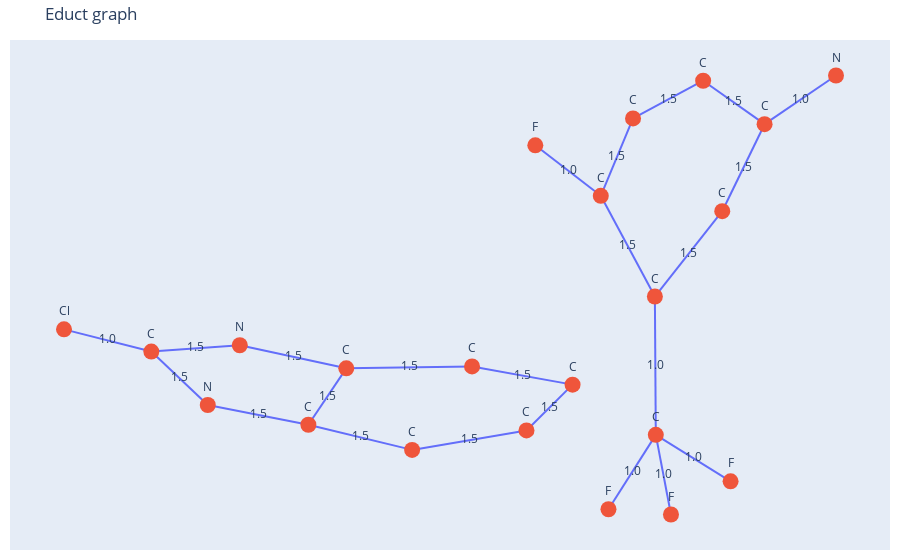
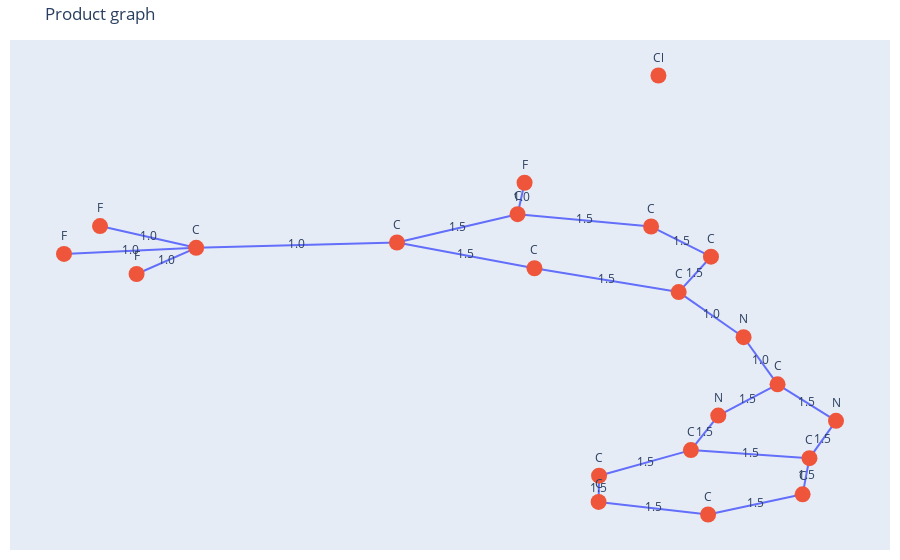

Notebook source saved alongside these figures, in order:
### Markdown cell above
## WP1 – Manual Inspection of Reaction Graphs
As part of WP1, this cell visualizes reactants, products, and the ITS graph of selected reactions to manually verify correct graph construction.

Educts show the molecules before the reaction.  
Products show the molecules after the reaction.  
The ITS graph combines both and highlights what changes during the reaction.

### Code cell
from vis_utils import visualize_reaction

rmsi = data["clean_rxn"].iloc[9]

visualize_reaction(rmsi)                 # ITS (default)
visualize_reaction(rmsi, which="educt")   # Edukte
visualize_reaction(rmsi, which="product") # Produkte

### Figure 1 — Plotly figure (JSON) as saved in the notebook; plotly's stock layout.template omitted (floating-point values rounded to 4 significant figures)
{"data": [{"hoverinfo": "none", "mode": "lines", "type": "scatter", "x": [0.6969, 0.54, null, 0.54, 0.4049, null, 0.54, 0.4469, null, 0.4049, 0.2508, null, 0.2508, 0.1799, null, 0.1799, 0.036, null, 0.1799, 0.2988, null, 0.2988, 0.3009, null, 0.2988, 0.4469, null, 0.3009, 0.1968, null, 0.3009, 0.3342, null, 0.3009, 0.4652, null, -1, -0.808, null, -0.808, -0.6136, null, -0.808, -0.684, null, -0.6136, -0.3795, null, -0.3795, -0.1031, null, -0.3795, -0.4629, null, -0.1031, 0.1179, null, 0.1179, 0.01659, null, 0.01659, -0.2348, null, -0.2348, -0.4629, null, -0.4629, -0.684, null], "y": [0.7288, 0.5838, null, 0.5838, 0.7133, null, 0.5838, 0.3246, null, 0.7133, 0.6008, null, 0.6008, 0.3704, null, 0.3704, 0.5208, null, 0.3704, 0.07039, null, 0.07039, -0.3417, null, 0.07039, 0.3246, null, -0.3417, -0.5633, null, -0.3417, -0.5789, null, -0.3417, -0.4803, null, -0.02743, -0.09362, null, -0.09362, -0.07482, null, -0.09362, -0.2528, null, -0.07482, -0.1436, null, -0.1436, -0.1379, null, -0.1436, -0.3115, null, -0.1379, -0.1921, null, -0.1921, -0.3285, null, -0.3285, -0.3865, null, -0.3865, -0.3115, null, -0.3115, -0.2528, null]}, {"hoverinfo": "text", "hovertext": ["N", "C", "C", "C", "C", "F", "C", "C", "F", "F", "F", "C", "Cl", "C", "N", "C", "C", "C", "C", "C", "C", "N"], "marker": {"size": 16}, "mode": "markers+text", "text": ["N", "C", "C", "C", "C", "F", "C", "C", "F", "F", "F", "C", "Cl", "C", "N", "C", "C", "C", "C", "C", "C", "N"], "textposition": "top center", "type": "scatter", "x": [0.6969, 0.54, 0.4049, 0.2508, 0.1799, 0.036, 0.2988, 0.3009, 0.1968, 0.3342, 0.4652, 0.4469, -1, -0.808, -0.6136, -0.3795, -0.1031, 0.1179, 0.01659, -0.2348, -0.4629, -0.684], "y": [0.7288, 0.5838, 0.7133, 0.6008, 0.3704, 0.5208, 0.07039, -0.3417, -0.5633, -0.5789, -0.4803, 0.3246, -0.02743, -0.09362, -0.07482, -0.1436, -0.1379, -0.1921, -0.3285, -0.3865, -0.3115, -0.2528]}, {"hoverinfo": "none", "mode": "text", "text": ["1.0", "1.5", "1.5", "1.5", "1.5", "1.0", "1.5", "1.0", "1.5", "1.0", "1.0", "1.0", "1.0", "1.5", "1.5", "1.5", "1.5", "1.5", "1.5", "1.5", "1.5", "1.5", "1.5"], "type": "scatter", "x": [0.6185, 0.4724, 0.4934, 0.3279, 0.2154, 0.108, 0.2394, 0.2998, 0.3729, 0.2488, 0.3175, 0.383, -0.904, -0.7108, -0.746, -0.4965, -0.2413, -0.4212, 0.007414, 0.06724, -0.1091, -0.3488, -0.5734], "y": [0.6563, 0.6485, 0.4542, 0.6571, 0.4856, 0.4456, 0.2204, -0.1357, 0.1975, -0.4525, -0.4603, -0.411, -0.06052, -0.08422, -0.1732, -0.1092, -0.1407, -0.2275, -0.165, -0.2603, -0.3575, -0.349, -0.2822]}], "layout": {"margin": {"b": 10, "l": 10, "r": 10, "t": 40}, "showlegend": false, "title": {"text": "Educt graph"}, "xaxis": {"showgrid": false, "showticklabels": false, "zeroline": false}, "yaxis": {"showgrid": false, "showticklabels": false, "zeroline": false}}}

### Figure 2 — Plotly figure (JSON) as saved in the notebook; plotly's stock layout.template omitted (floating-point values rounded to 4 significant figures)
{"data": [{"hoverinfo": "none", "mode": "lines", "type": "scatter", "x": [-0.03847, -0.04495, null, -0.04495, 0.07877, null, -0.04495, -0.1567, null, 0.07877, 0.1343, null, 0.1343, 0.1044, null, 0.1044, 0.1645, null, 0.1044, -0.0293, null, 0.1645, 0.196, null, 0.196, 0.2502, null, 0.196, 0.1411, null, 0.2502, 0.2256, null, 0.2256, 0.2192, null, 0.2256, 0.1157, null, 0.2192, 0.1316, null, 0.1316, 0.03014, null, 0.03014, 0.03059, null, 0.03059, 0.1157, null, 0.1157, 0.1411, null, -0.0293, -0.1567, null, -0.1567, -0.3428, null, -0.3428, -0.3981, null, -0.3428, -0.4654, null, -0.3428, -0.432, null], "y": [0.575, 0.4505, null, 0.4505, 0.4016, null, 0.4505, 0.3382, null, 0.4016, 0.2819, null, 0.2819, 0.1418, null, 0.1418, -0.03706, null, 0.1418, 0.2363, null, -0.03706, -0.2237, null, -0.2237, -0.3685, null, -0.2237, -0.3477, null, -0.3685, -0.5164, null, -0.5164, -0.6596, null, -0.5164, -0.4844, null, -0.6596, -0.7396, null, -0.7396, -0.6896, null, -0.6896, -0.5858, null, -0.5858, -0.4844, null, -0.4844, -0.3477, null, 0.2363, 0.3382, null, 0.3382, 0.3173, null, 0.3173, 0.2133, null, 0.3173, 0.2932, null, 0.3173, 0.4033, null]}, {"hoverinfo": "text", "hovertext": ["Cl", "F", "C", "C", "C", "C", "N", "C", "N", "C", "C", "C", "C", "C", "C", "N", "C", "C", "C", "F", "F", "F"], "marker": {"size": 16}, "mode": "markers+text", "text": ["Cl", "F", "C", "C", "C", "C", "N", "C", "N", "C", "C", "C", "C", "C", "C", "N", "C", "C", "C", "F", "F", "F"], "textposition": "top center", "type": "scatter", "x": [0.0856, -0.03847, -0.04495, 0.07877, 0.1343, 0.1044, 0.1645, 0.196, 0.2502, 0.2256, 0.2192, 0.1316, 0.03014, 0.03059, 0.1157, 0.1411, -0.0293, -0.1567, -0.3428, -0.3981, -0.4654, -0.432], "y": [1, 0.575, 0.4505, 0.4016, 0.2819, 0.1418, -0.03706, -0.2237, -0.3685, -0.5164, -0.6596, -0.7396, -0.6896, -0.5858, -0.4844, -0.3477, 0.2363, 0.3382, 0.3173, 0.2133, 0.2932, 0.4033]}, {"hoverinfo": "none", "mode": "text", "text": ["1.0", "1.5", "1.5", "1.5", "1.5", "1.0", "1.5", "1.0", "1.5", "1.5", "1.5", "1.5", "1.5", "1.5", "1.5", "1.5", "1.5", "1.5", "1.5", "1.0", "1.0", "1.0", "1.0"], "type": "scatter", "x": [-0.04171, 0.01691, -0.1008, 0.1065, 0.1193, 0.1344, 0.03753, 0.1803, 0.2231, 0.1685, 0.2379, 0.2224, 0.1706, 0.1754, 0.08089, 0.03036, 0.07315, 0.1284, -0.09302, -0.2498, -0.3705, -0.4041, -0.3874], "y": [0.5128, 0.426, 0.3943, 0.3418, 0.2119, 0.05237, 0.1891, -0.1304, -0.2961, -0.2857, -0.4424, -0.588, -0.5004, -0.6996, -0.7146, -0.6377, -0.5351, -0.4161, 0.2872, 0.3277, 0.2653, 0.3052, 0.3603]}], "layout": {"margin": {"b": 10, "l": 10, "r": 10, "t": 40}, "showlegend": false, "title": {"text": "Product graph"}, "xaxis": {"showgrid": false, "showticklabels": false, "zeroline": false}, "yaxis": {"showgrid": false, "showticklabels": false, "zeroline": false}}}
